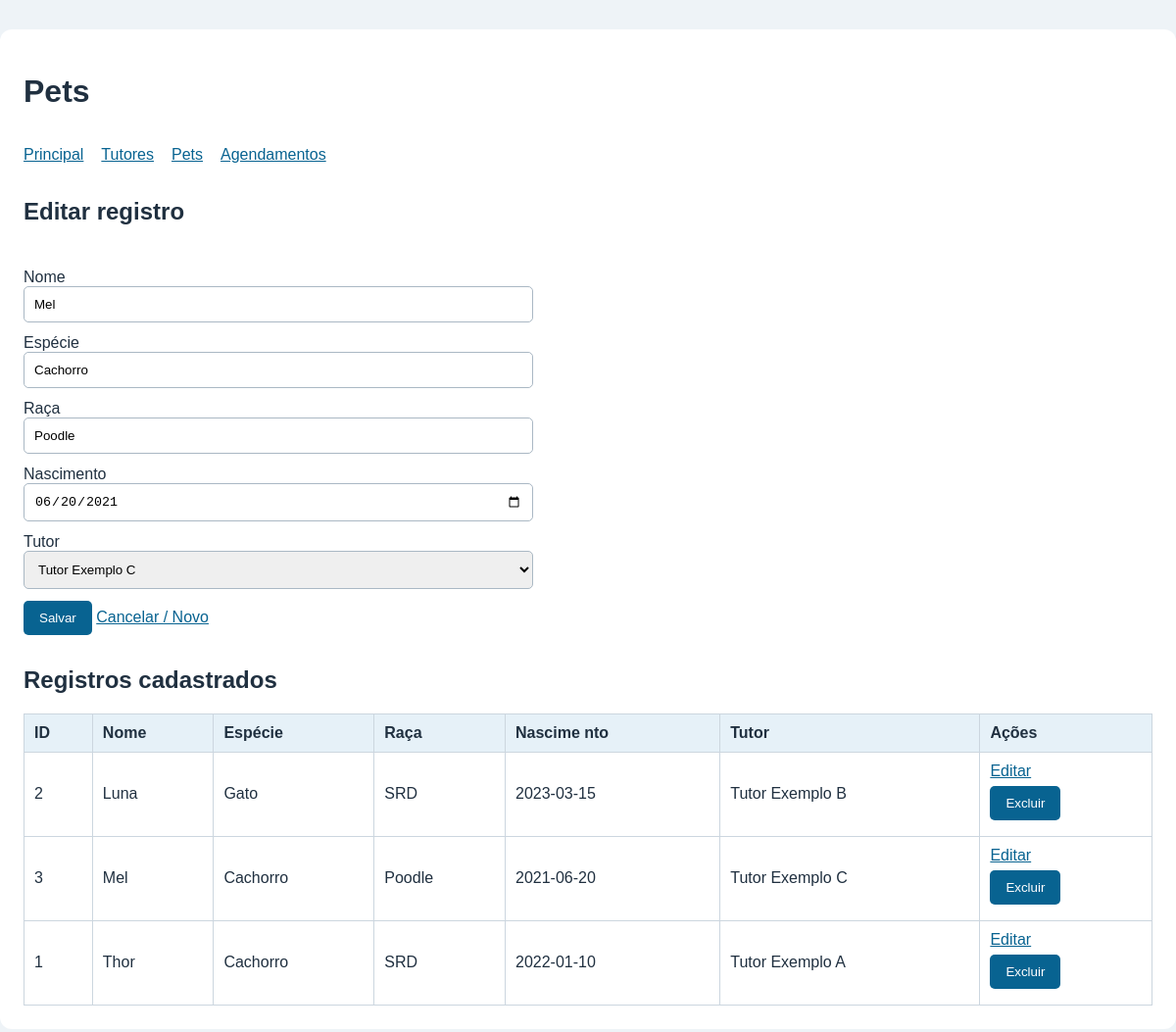
The page /pets.php?editar=3 (signed in) on the database its author committed.
### tables this page shows
CREATE TABLE pets (
id INT AUTO_INCREMENT PRIMARY KEY,
nome VARCHAR(100) NOT NULL,
especie VARCHAR(50) NOT NULL,
raca VARCHAR(80) NOT NULL,
data_nascimento DATE NOT NULL,
tutor_id INT NOT NULL,
CONSTRAINT fk_pet_tutor FOREIGN KEY (tutor_id)
REFERENCES tutores(id) ON DELETE RESTRICT ON UPDATE CASCADE
);

CREATE TABLE tutores (
id INT AUTO_INCREMENT PRIMARY KEY,
nome VARCHAR(120) NOT NULL,
cpf_criptografado TEXT NOT NULL,
telefone VARCHAR(20) NOT NULL,
email VARCHAR(120) NOT NULL
);

### pets.php (the view, shortened to what this page needs)
<?php
require_once 'conexao.php';
$id = 0;
$nome = '';
$especie = '';
$raca = '';
$data_nascimento = '';
$tutor_id = '';
if (isset($_GET['editar']) && $_SERVER['REQUEST_METHOD'] !== 'POST') {
    $id = intval($_GET['editar']);
    $stmt = $conn->prepare('SELECT * FROM pets WHERE id = ?');
    $stmt->bind_param('i', $id);
    $stmt->execute();
    $registro = $stmt->get_result()->fetch_assoc();
    if (!$registro) {
        $id = 0;
        $erro = 'Registro não encontrado.';
    } else {
        $nome = $registro['nome'];
        $especie = $registro['especie'];
        $raca = $registro['raca'];
        $data_nascimento = $registro['data_nascimento'];
        $tutor_id = $registro['tutor_id'];
    }
}
$opcoes = $conn->query('SELECT id, nome FROM tutores ORDER BY nome');
$listagem = $conn->query('SELECT p.*, t.nome AS tutor FROM pets p INNER JOIN tutores t ON t.id =
p.tutor_id ORDER BY p.nome');
?>
<h2><?= $id ? 'Editar registro' : 'Novo registro' ?></h2>
<form method="post">
    <label>Nome<input type="text" name="nome" value="<?= e($nome) ?>" maxlength="100" required></label>
    <label>Espécie<input type="text" name="especie" value="<?= e($especie) ?>" maxlength="50"
            required></label>
    <label>Raça<input type="text" name="raca" value="<?= e($raca) ?>" maxlength="80" required></label>
    <label>Nascimento<input type="date" name="data_nascimento" value="<?= e($data_nascimento) ?>"
            required></label>
    <label>Tutor<select name="tutor_id" required>
            <?php while ($o = $opcoes->fetch_assoc()): ?>
                <option value="<?= e($o['id']) ?>" <?= (int)$tutor_id === (int)$o['id'] ? 'selected' : '' ?>><?=
                                                                                                                e($o['nome']) ?></option>
            <?php endwhile; ?>
        </select></label>
    <button name="acao" value="salvar">Salvar</button> <a href="pets.php">Cancelar / Novo</a>
</form>
<h2>Registros cadastrados</h2>
<div class="rolagem">
    <table>
        <thead>
            <tr>
                <th>ID</th>
                <th>Nome</th>
                <th>Espécie</th>
                <th>Raça</th>
                <th>Nascime
                    nto</th>
                <th>Tutor</th>
                <th>Ações</th>
            </tr>
        </thead>
        <tbody>
            <?php while ($r = $listagem->fetch_assoc()): ?><tr>
                    <td><?= e($r['id']) ?></td>
                    <td><?= e($r['nome']) ?></td>
                    <td><?= e($r['especie']) ?></td>
                    <td><?= e($r['raca']) ?></td>
                    <td><?= e($r['data_nascimento']) ?></td>
                    <td><?= e($r['tutor']) ?></td>
                    <td><a href="pets.php?editar=<?= e($r['id']) ?>">Editar</a>
                        <form method="post" onsubmit="return confirm('Excluir este registro?')">
                            <button name="acao" value="excluir">Excluir</button>
                        </form>
                    </td>
                </tr>
            <?php endwhile; ?></tbody>
    </table>
</div>

### style.css (style rules this page uses)
* { box-sizing: border-box; }
body { margin: 0; background: #eef3f7; color: #203040; font-family: Arial, sans-serif; }
a { color: #086391; }
form { padding: 12px 0; }
label { display: block; margin: 12px 0; }
input, select { display: block; width: 100%; max-width: 520px; padding: 10px; border: 1px solid #aab8c4; border-radius: 5px; }
button { padding: 10px 16px; background: #086391; color: white; border: 0; border-radius: 5px; cursor: pointer; }
.rolagem { overflow-x: auto; }
table { border-collapse: collapse; width: 100%; }
th, td { padding: 10px; text-align: left; border: 1px solid #ccd6df; }
th { background: #e6f1f8; }
td form { padding: 6px 0; }

### rows shown on the page
pets: nome "Mel", especie "Cachorro", raca "Poodle", data_nascimento "06/20/2021", tutor_id "Tutor Exemplo C", id "3", data_nascimento "2021-06-20", tutor.nome "Tutor Exemplo C"
pets: id "2", nome "Luna", especie "Gato", raca "SRD", data_nascimento "2023-03-15", tutor.nome "Tutor Exemplo B"
pets: id "1", nome "Thor", especie "Cachorro", raca "SRD", data_nascimento "2022-01-10", tutor.nome "Tutor Exemplo A"

### other values the page prints
$titulo "Pets"
